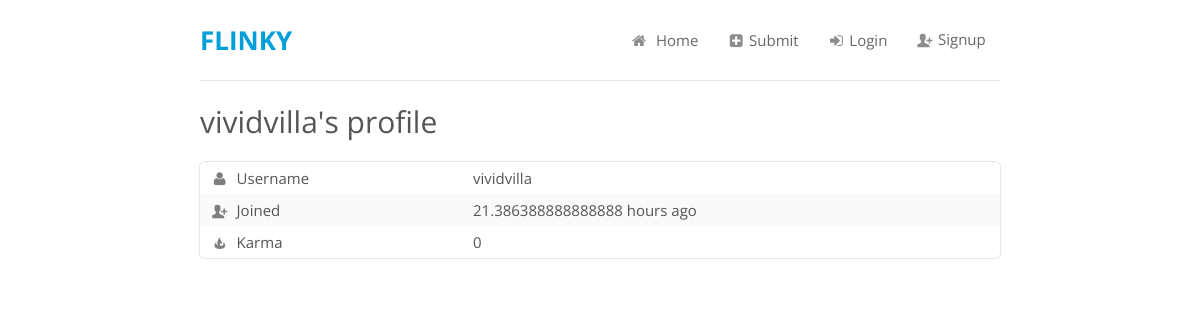
Page /profile/vividvilla/ on the earlier database version.
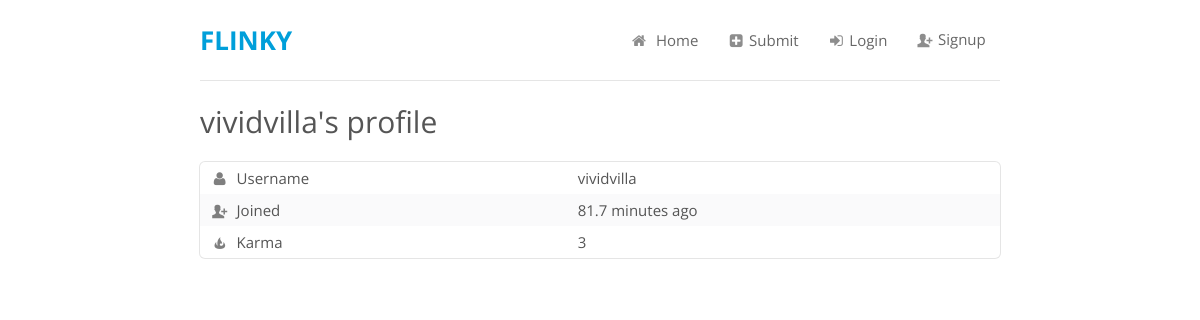
Same page on the later database version.
### flinky/models.py (models this page shows, shortened)
class User(db.Model):
    id = db.Column(db.Integer, primary_key = True)
    username = db.Column(db.String(80), unique = True)
    email = db.Column(db.String(80), unique = True)
    password = db.Column(db.Text)
    joined = db.Column(db.DateTime())
    karma = db.Column(db.Integer(), default = 0)

### flinky/views/profile.py (the view)
@app.route('/profile/')
@app.route('/profile/<username>/')
def profile(username = None):
	if username:
		user = User.query.filter_by(username = username).first()
		links = Link.query.filter_by(user = user).all()
		return render_template('profile.html', user = user, joined = calc_time(user.joined), links = links)
	if session.get('logged_in'):
		return redirect(url_for('profile', username = session['logged_in']))
	return redirect(url_for('login'))

### flinky/__init__.py (called while the page is built)
@app.before_request
def set_session():
    session.modified = True

### flinky/utils.py (called while the page is built)
@app.template_filter('calc_time')
def calc_time(date):
	curr_date = datetime.now()
	diff = curr_date - date
	seconds = diff.seconds
	days = diff.days
	if days > 365:
		return "{} years".format(days/365)
	elif days > 30:
		return "{} months".format(days/30)
	elif days > 1:
		return "{} days".format(days)
	elif seconds > 7200:
		return "{} hours".format(seconds/3600)
	elif seconds > 120:
		return "{} minutes".format(seconds/60)
	else:
		return "{} seconds".format(seconds)

### flinky/templates/profile.html (shortened to what this page needs)
{% extends 'base.html' %}
{% block content %}
<h1>{{user.username}}'s profile</h1>
<table class="ui table segment">
  <tbody>
    <tr>
      <td><i class="user icon"></i> Username</td>
      <td>{{ user.username }}</td>
    </tr>
    <tr>
      <td><i class="add user basic icon"></i> Joined</td>
      <td>{{ joined }} ago</td>
    </tr>
    <tr>
      <td><i class="fire basic icon"></i> Karma</td>
      <td>{{ user.karma }}</td>
    </tr>
  </tbody>
</table>
{% endblock %}

Differences in the rows shown:
changed User "vividvilla": karma "0" → "3"
Other differences:
{{ joined }}: "21.386388888888888 hours" → "81.7 minutes"
